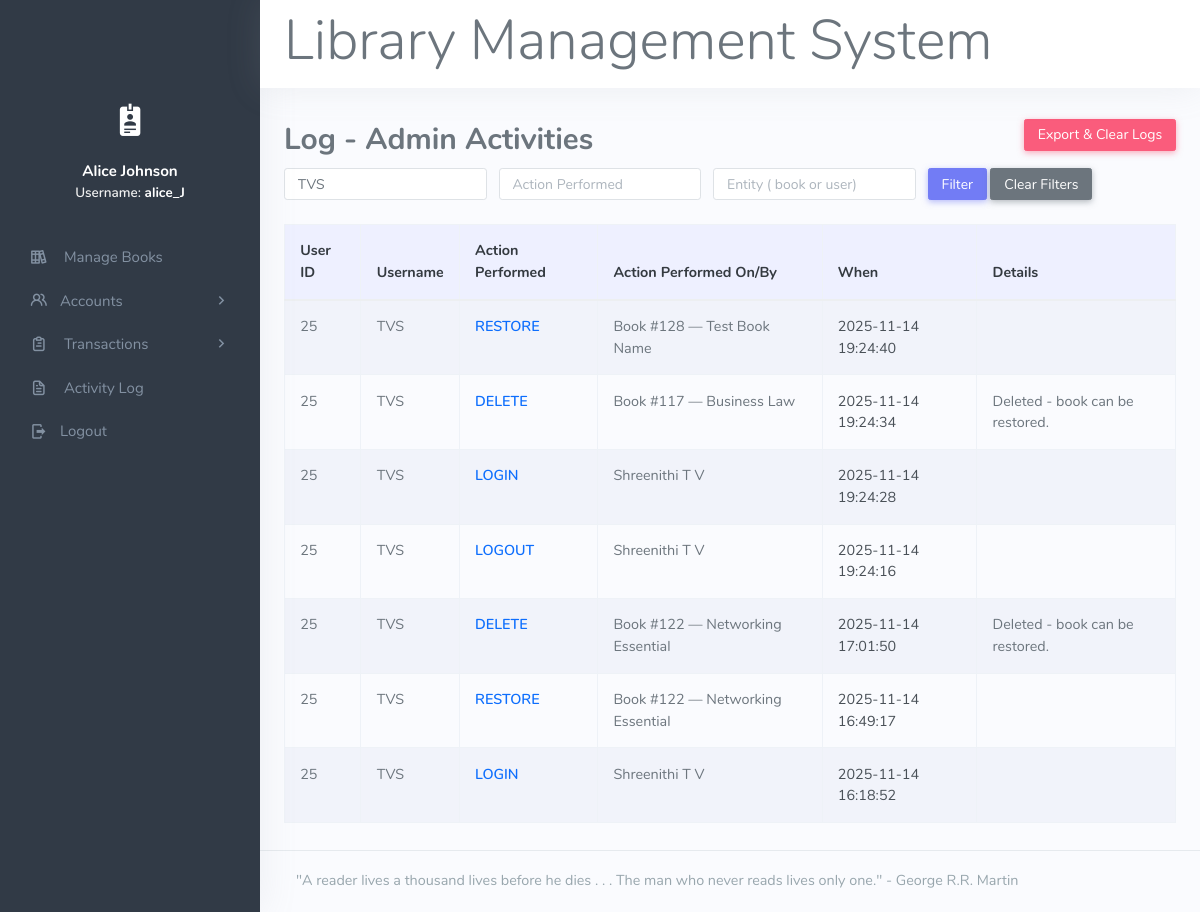
The app's page /app/admin/view-activity.php?user=TVS (signed in) with its own data.
### tables this page shows
CREATE TABLE `activity_logs` (
  `id` int(11) NOT NULL,
  `user_name` varchar(100) DEFAULT NULL,
  `role` varchar(50) DEFAULT NULL,
  `action` varchar(50) NOT NULL,
  `entity` varchar(50) NOT NULL,
  `entity_id` varchar(50) DEFAULT NULL,
  `details` text DEFAULT NULL,
  `created_at` datetime NOT NULL DEFAULT current_timestamp()
);

CREATE TABLE `books` (
  `book_id` int(11) NOT NULL,
  `title` varchar(255) NOT NULL,
  `author` varchar(100) NOT NULL,
  `publisher` varchar(100) NOT NULL,
  `year` varchar(4) NOT NULL,
  `category` varchar(100) NOT NULL,
  `deleted_at` datetime DEFAULT NULL
);

### app/admin/view-activity.php (the view, shortened to what this page needs)
<?php
include('../../format/header.php');
include('../../format/sidebar.php');
$user   = trim($_GET['user']   ?? '');
$action = trim($_GET['action'] ?? '');
$entity = trim($_GET['entity'] ?? '');
$where  = [];
$params = [];
$types  = '';
if ($user !== '') {
    $where[]  = "l.user_name = ?";
    $params[] = $user;
    $types   .= 's';
}
$sql = "
    SELECT
        l.id,
        l.user_name,
        l.action,
        l.entity,
        l.entity_id,
        l.details,
        l.created_at,
        a.admin_id,
        a.firstname AS admin_firstname,
        a.lastname  AS admin_lastname,
        b.title     AS book_title
    FROM activity_logs l
    LEFT JOIN admin a
        ON a.username = l.user_name
    LEFT JOIN books b
        ON l.entity = 'book'
       AND b.book_id = l.entity_id
";
if ($where) {
    $sql .= " WHERE " . implode(' AND ', $where);
}
$sql .= " ORDER BY l.created_at DESC LIMIT 200";
$stmt = $conn->prepare($sql);
if ($where) {
    $stmt->bind_param($types, ...$params);
}
$stmt->execute();
$res = $stmt->get_result();
?>
<div class="container">
    <br>
    <div class="d-flex justify-content-between align-items-center mb-2">
        <h2 class="mb-0">Log - Admin Activities</h2>
        <div>
            <a href="export-activity.php"
               class="btn btn-danger btn-sm"
               onclick="return confirm('This will export ALL activity logs as CSV and then clear them from the database. Continue? Refresh after done!');">
                Export &amp; Clear Logs
            </a>
        </div>
    </div>
    <form class="row g-2 mb-3" method="get">
        <div class="col-auto">
            <input class="form-control form-control-sm"
                   name="user"
                   placeholder="Username"
                   value="<?= htmlspecialchars($user) ?>">
        </div>
        <div class="col-auto">
            <input class="form-control form-control-sm"
                   name="action"
                   placeholder="Action Performed"
                   value="<?= htmlspecialchars($action) ?>">
        </div>
        <div class="col-auto">
            <input class="form-control form-control-sm"
                   name="entity"
                   placeholder="Entity ( book or user)"
                   value="<?= htmlspecialchars($entity) ?>">
        </div>
        <div class="col-auto">
            <button class="btn btn-sm btn-primary">Filter</button>
            <a class="btn btn-sm btn-secondary" href="view-activity.php">Clear Filters</a>
        </div>
    </form>
    <table class="table table-bordered table-striped table-hover activity-log-table">
        <thead>
            <tr>
                <th>User ID</th>
                <th>Username</th>
                <th>Action Performed</th>
                <th>Action Performed On/By</th>
                <th>When</th>
                <th>Details</th>
            </tr>
        </thead>
        <tbody>
        <?php while ($row = $res->fetch_assoc()): ?>
            <?php
            $userId = $row['admin_id'] ?? null;
            $target = '';
            if ($row['entity'] === 'book') {
                $bookId    = $row['entity_id'];
                $bookTitle = $row['book_title'] ?? '';
                if ($bookTitle !== '') {
                    $target = 'Book #' . htmlspecialchars($bookId) . ' — ' . htmlspecialchars($bookTitle);
                } else {
                    $target = 'Book #' . htmlspecialchars($bookId);
                }
            } elseif ($row['entity'] === 'user') {
                $fullName = trim(
                    ($row['admin_firstname'] ?? '') . ' ' .
                    ($row['admin_lastname']  ?? '')
                );
                if ($fullName !== '') {
                    $target = htmlspecialchars($fullName);
                } else {
                    $target = htmlspecialchars($row['user_name']);
                }
            } else {
                $target = htmlspecialchars((string)$row['entity_id']);
            }
            $detailsRaw    = $row['details'] ?? '';
            $prettyDetails = '';
            $decoded       = json_decode($detailsRaw, true);
            if (is_array($decoded)) {
                if ($row['action'] === 'UPDATE' && isset($decoded['changed_fields']) && is_array($decoded['changed_fields'])) {
                    $fields = array_map('htmlspecialchars', $decoded['changed_fields']);
                    if ($fields) {
                        $prettyDetails = 'Changed fields: ' . implode(', ', $fields);
                    }
                } elseif ($row['action'] === 'DELETE' && isset($decoded['soft']) && $decoded['soft']) {
                    $prettyDetails = 'Deleted - book can be restored.';
                }
            } else {
                $prettyDetails = '';
            }
            ?>
            <tr>
                <td><?= htmlspecialchars($userId) ?></td>
                <td><?= htmlspecialchars($row['user_name']) ?></td>
                <td><?= htmlspecialchars($row['action']) ?></td>
                <td><?= $target ?></td>
                <td><?= htmlspecialchars($row['created_at']) ?></td>
                <td><?= $prettyDetails ?></td>
            </tr>
        <?php endwhile; ?>
        </tbody>
    </table>
</div>
<?php include('../../format/footer.php'); ?>

### app/admin/view-activity.php (style rules this page uses)
.activity-log-table thead th { background: #eef0ff; color: #343a40; border-bottom: 2px solid #d0d4ff; }
.activity-log-table tbody tr:nth-child(odd) { background-color: #f9fbff; }
.activity-log-table td:nth-child(3) { font-weight: 600; color: #0d6efd; }
.activity-log-table td:nth-child(5) { color: #495057; font-size: 0.9rem; }

### records on screen
activity_logs: admin.admin_id "25", user_name "TVS", action "RESTORE", entity.title "Book #128 — Test Book Name", created_at "2025-11-14 19:24:40"
activity_logs: admin.admin_id "25", user_name "TVS", action "DELETE", entity.title "Book #117 — Business Law", created_at "2025-11-14 19:24:34", prettyDetails "Deleted - book can be restored."
activity_logs: admin.admin_id "25", user_name "TVS", action "LOGIN", admin.firstname+lastname "Shreenithi T V", created_at "2025-11-14 19:24:28"
activity_logs: admin.admin_id "25", user_name "TVS", action "LOGOUT", admin.firstname+lastname "Shreenithi T V", created_at "2025-11-14 19:24:16"
activity_logs: admin.admin_id "25", user_name "TVS", action "DELETE", entity.title "Book #122 — Networking Essential", created_at "2025-11-14 17:01:50", prettyDetails "Deleted - book can be restored."
activity_logs: admin.admin_id "25", user_name "TVS", action "RESTORE", entity.title "Book #122 — Networking Essential", created_at "2025-11-14 16:49:17"
activity_logs: admin.admin_id "25", user_name "TVS", action "LOGIN", admin.firstname+lastname "Shreenithi T V", created_at "2025-11-14 16:18:52"

### other values on screen
$full_name "Alice Johnson"
$username "alice_J"
